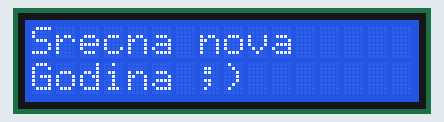
Bench run of a sketch on a simulated Arduino Uno, built with avr-gcc and run on an emulated ATmega328P. On the bench: 16×2 character LCD.

Above: at 0.1 s.

The sketch:

Kursor.ino
```cpp
#include <LiquidCrystal.h>
// zadavanje pinova koji se koriste za komunikaciju s displejom
LiquidCrystal lcd(8, 9, 4, 5, 6, 7);          //uvek isto

void setup() {
 // zadavanje broja vrsta i kolona
 // nakon inicijalizacije kursor je na poziciji (0,0)
 lcd.begin(16, 2);

 // ispis poruke
 lcd.print("Srecna nova");

 // postavljanje kursora (X = 0..15, Y = 0..1)
 lcd.setCursor(0, 1);
 lcd.print("Godina :)");
}

void loop() {
 //ispis smajlija koji namiguje
 lcd.setCursor(7, 1);
 lcd.print(';');
 delay(1000);           //1 sek

 lcd.setCursor(7, 1);
 lcd.print(':');
 delay(1000);
}
```
